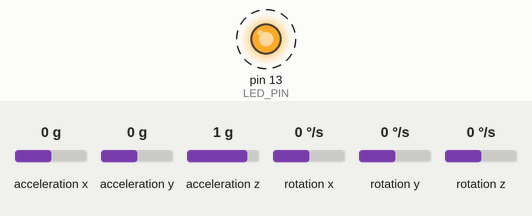
This sketch was run on a simulated Arduino Uno, built with avr-gcc and run on an emulated ATmega328P. Shown: output pins drawn as LEDs (lit = HIGH). Dashed ring = blinking. The test bench sets the inputs (shaded band); at power-on: acceleration x 0 g, acceleration y 0 g, acceleration z 1 g, rotation x 0 °/s, rotation y 0 °/s, rotation z 0 °/s. What the sketch prints to the serial monitor is not drawn.

Above: at 0.06 s.
Timing chart, 0 to 3.0 s (numbered marks = the images above):
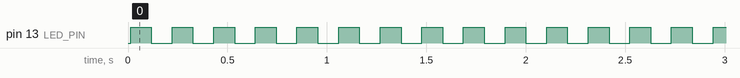

Measured:
- by itself, pin 13 (LED_PIN): alternates HIGH for 0.10 s and LOW for 0.10 s

The sketch:

MPU6050.ino
```cpp
// I2C device class (I2Cdev) demonstration Arduino sketch for MPU6050 class
// 10/7/2011 by Jeff Rowberg <jeff@rowberg.net>
// Updates should (hopefully) always be available at https://github.com/jrowberg/i2cdevlib
//
// Changelog:
//      2013-05-08 - added multiple output formats
//                 - added seamless Fastwire support
//      2011-10-07 - initial release

/* ============================================
I2Cdev device library code is placed under the MIT license
Copyright (c) 2011 Jeff Rowberg

Permission is hereby granted, free of charge, to any person obtaining a copy
of this software and associated documentation files (the "Software"), to deal
in the Software without restriction, including without limitation the rights
to use, copy, modify, merge, publish, distribute, sublicense, and/or sell
copies of the Software, and to permit persons to whom the Software is
furnished to do so, subject to the following conditions:

The above copyright notice and this permission notice shall be included in
all copies or substantial portions of the Software.

THE SOFTWARE IS PROVIDED "AS IS", WITHOUT WARRANTY OF ANY KIND, EXPRESS OR
IMPLIED, INCLUDING BUT NOT LIMITED TO THE WARRANTIES OF MERCHANTABILITY,
FITNESS FOR A PARTICULAR PURPOSE AND NONINFRINGEMENT. IN NO EVENT SHALL THE
AUTHORS OR COPYRIGHT HOLDERS BE LIABLE FOR ANY CLAIM, DAMAGES OR OTHER
LIABILITY, WHETHER IN AN ACTION OF CONTRACT, TORT OR OTHERWISE, ARISING FROM,
OUT OF OR IN CONNECTION WITH THE SOFTWARE OR THE USE OR OTHER DEALINGS IN
THE SOFTWARE.
===============================================
*/

// I2Cdev and MPU6050 must be installed as libraries, or else the .cpp/.h files
// for both classes must be in the include path of your project
#include "src/MPU6050.h"
#include "src/I2Cdev.h"

// Arduino Wire library is required if I2Cdev I2CDEV_ARDUINO_WIRE implementation
// is used in I2Cdev.h
#if I2CDEV_IMPLEMENTATION == I2CDEV_ARDUINO_WIRE
    #include "Wire.h"
#endif

// class default I2C address is 0x68
// specific I2C addresses may be passed as a parameter here
// AD0 low = 0x68 (default for InvenSense evaluation board)
// AD0 high = 0x69
MPU6050 accelgyro;
//MPU6050 accelgyro(0x69); // <-- use for AD0 high
//MPU6050 accelgyro(0x68, &Wire1); // <-- use for AD0 low, but 2nd Wire (TWI/I2C) object

int16_t ax, ay, az;
int16_t gx, gy, gz;


// uncomment "OUTPUT_READABLE_ACCELGYRO" if you want to see a tab-separated
// list of the accel X/Y/Z and then gyro X/Y/Z values in decimal. Easy to read,
// not so easy to parse, and slow(er) over UART.
#define OUTPUT_READABLE_ACCELGYRO

// uncomment "OUTPUT_BINARY_ACCELGYRO" to send all 6 axes of data as 16-bit
// binary, one right after the other. This is very fast (as fast as possible
// without compression or data loss), and easy to parse, but impossible to read
// for a human.
//#define OUTPUT_BINARY_ACCELGYRO


#define LED_PIN 13
bool blinkState = false;

void setup() {
    // join I2C bus (I2Cdev library doesn't do this automatically)
    #if I2CDEV_IMPLEMENTATION == I2CDEV_ARDUINO_WIRE
        Wire.begin();
    #elif I2CDEV_IMPLEMENTATION == I2CDEV_BUILTIN_FASTWIRE
        Fastwire::setup(400, true);
    #endif

    // initialize serial communication
    // (38400 chosen because it works as well at 8MHz as it does at 16MHz, but
    // it's really up to you depending on your project)
    Serial.begin(38400);

    // initialize device
    Serial.println("Initializing I2C devices...");
    accelgyro.initialize();

    // verify connection
    Serial.println("Testing device connections...");
    Serial.println(accelgyro.testConnection() ? "MPU6050 connection successful" : "MPU6050 connection failed");

    // use the code below to change accel/gyro offset values
    /*
    Serial.println("Updating internal sensor offsets...");
    // -76	-2359	1688	0	0	0
    Serial.print(accelgyro.getXAccelOffset()); Serial.print("\t"); // -76
    Serial.print(accelgyro.getYAccelOffset()); Serial.print("\t"); // -2359
    Serial.print(accelgyro.getZAccelOffset()); Serial.print("\t"); // 1688
    Serial.print(accelgyro.getXGyroOffset()); Serial.print("\t"); // 0
    Serial.print(accelgyro.getYGyroOffset()); Serial.print("\t"); // 0
    Serial.print(accelgyro.getZGyroOffset()); Serial.print("\t"); // 0
    Serial.print("\n");
    accelgyro.setXGyroOffset(220);
    accelgyro.setYGyroOffset(76);
    accelgyro.setZGyroOffset(-85);
    Serial.print(accelgyro.getXAccelOffset()); Serial.print("\t"); // -76
    Serial.print(accelgyro.getYAccelOffset()); Serial.print("\t"); // -2359
    Serial.print(accelgyro.getZAccelOffset()); Serial.print("\t"); // 1688
    Serial.print(accelgyro.getXGyroOffset()); Serial.print("\t"); // 0
    Serial.print(accelgyro.getYGyroOffset()); Serial.print("\t"); // 0
    Serial.print(accelgyro.getZGyroOffset()); Serial.print("\t"); // 0
    Serial.print("\n");
    */

    // configure Arduino LED pin for output
    pinMode(LED_PIN, OUTPUT);
}

void loop() {
    // read raw accel/gyro measurements from device
    accelgyro.getMotion6(&ax, &ay, &az, &gx, &gy, &gz);

    // these methods (and a few others) are also available
    //accelgyro.getAcceleration(&ax, &ay, &az);
    //accelgyro.getRotation(&gx, &gy, &gz);

    #ifdef OUTPUT_READABLE_ACCELGYRO
        // display tab-separated accel/gyro x/y/z values
        Serial.print("a/g:\t");
        Serial.print(ax); Serial.print("\t");
        Serial.print(ay); Serial.print("\t");
        Serial.print(az); Serial.print("\t");
        Serial.print(gx); Serial.print("\t");
        Serial.print(gy); Serial.print("\t");
        Serial.println(gz);
    #endif

    #ifdef OUTPUT_BINARY_ACCELGYRO
        Serial.write((uint8_t)(ax >> 8)); Serial.write((uint8_t)(ax & 0xFF));
        Serial.write((uint8_t)(ay >> 8)); Serial.write((uint8_t)(ay & 0xFF));
        Serial.write((uint8_t)(az >> 8)); Serial.write((uint8_t)(az & 0xFF));
        Serial.write((uint8_t)(gx >> 8)); Serial.write((uint8_t)(gx & 0xFF));
        Serial.write((uint8_t)(gy >> 8)); Serial.write((uint8_t)(gy & 0xFF));
        Serial.write((uint8_t)(gz >> 8)); Serial.write((uint8_t)(gz & 0xFF));
    #endif

    // blink LED to indicate activity
    blinkState = !blinkState;
    digitalWrite(LED_PIN, blinkState);
    delay(100);
}
```
